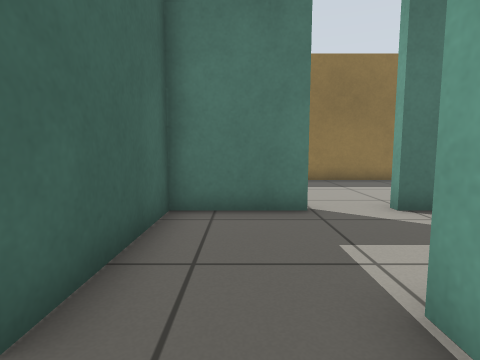
View 1 (above)

12 first-person views from a walk through a world built for the Gazebo simulator. The camera is 0.62 m above the floor, tilts 6° down and sees 80° across. The floor is counted in squares, 0.5 m on a side. Each view is taken from the middle of a square. On the plan, view 1 faces up. The plan holds only what a view shows up to about 13 squares ahead; the rest is blank.

View 2
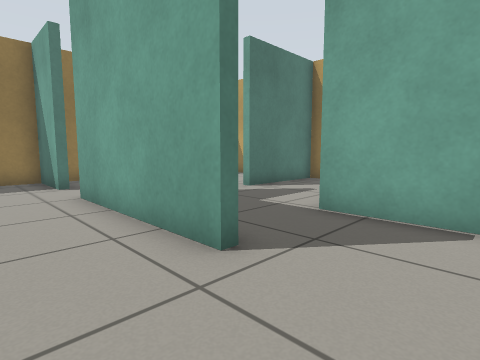

View 3
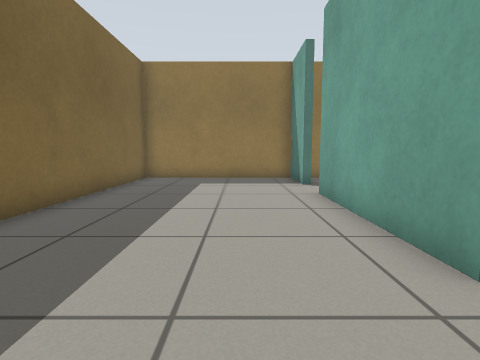

View 4
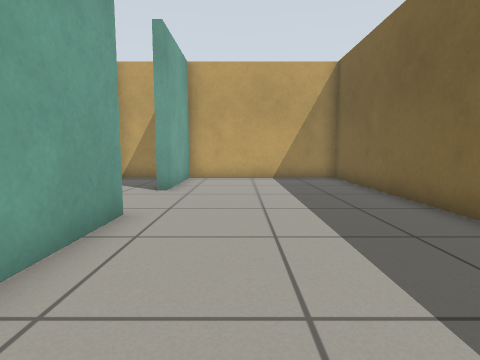

View 5
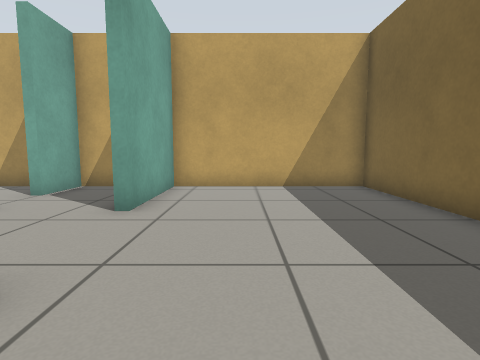

View 6
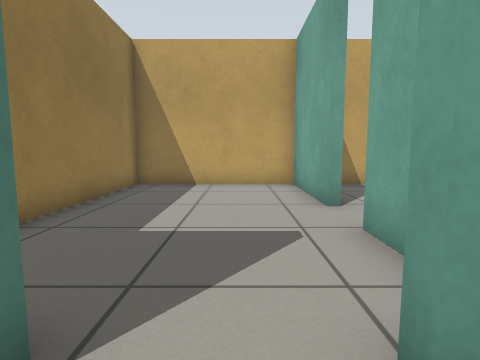

View 7
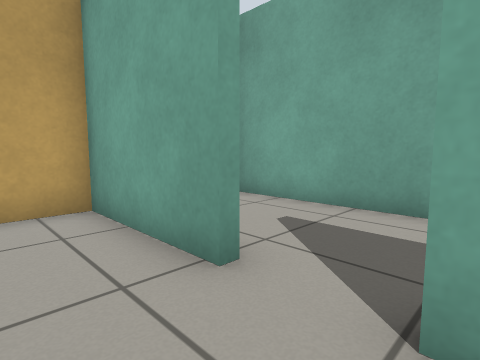

View 8
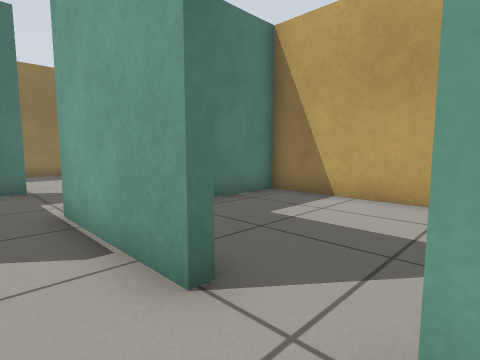

View 9
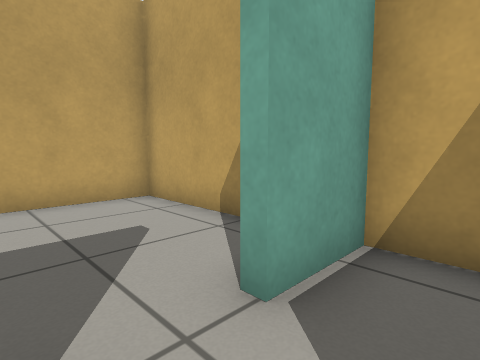

View 10
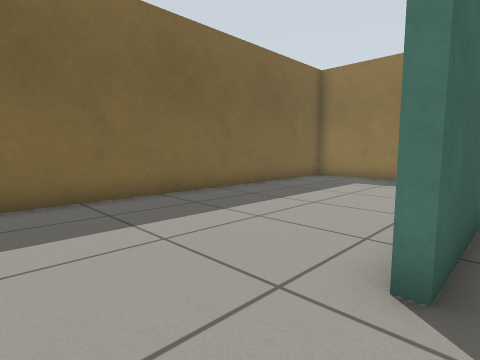

View 11
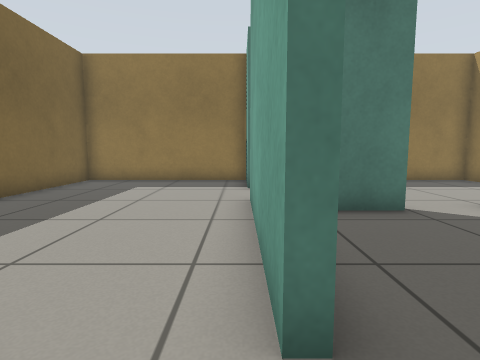

View 12
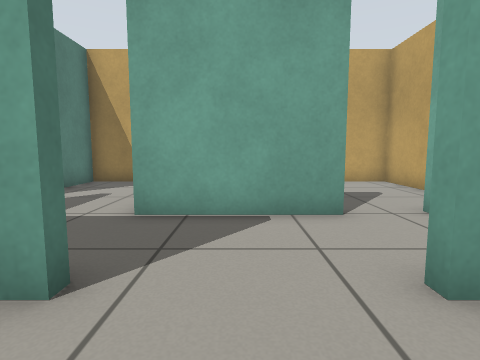

### Floor plan
Ten units are one square. View 1 is at (0, 0); x grows to the right and y downward. Boxes are objects, and circles mark ways between rooms. Rooms are numbered by the first view taken in them; rooms with no view inside come last. Other rooms are left out.
<svg viewBox="-87 -122 164 184">
<path fill="none" stroke="#000" d="M14 20 14 -21M-17 17 -14 17M-14 -25 -14 -15M-4 57 14 57 14 36M-17 -15 -17 -71M-17 -91 -17 -117 -82 -117 -82 57 -17 57 -17 17M31 -61 72 -61 72 -117 16 -117M2 -61 15 -61M31 57 72 57 72 -16 48 -16M21 -20 70 -20M15 -58 -14 -58 -14 -25M72 -35 72 -58 31 -58"/>
<circle cx="-10" cy="0" r="3" fill="#2a7"/>
<circle cx="20" cy="25" r="3" fill="#2a7"/>
<circle cx="5" cy="-20" r="3" fill="#2a7"/>
<circle cx="-10" cy="-80" r="3" fill="#2a7"/>
<circle cx="25" cy="-60" r="3" fill="#2a7"/>
<text x="0" y="10">1</text>
<text x="-40" y="-30">2</text>
<text x="30" y="-90">3</text>
<text x="40" y="20">4</text>
<text x="30" y="-40">5</text>
</svg>
Room 1 opens to room 2. Room 1 opens to room 4. Room 1 opens to room 5. Room 2 opens to room 3. Room 3 opens to room 5.

Where each view was taken, in squares from view 1:
view 1: 0 up, 0 right, facing up
view 2: 1 down, 4 left, facing up-right
view 3: 1 down, 4 left, facing up
view 4: 7 up, 4 left, facing down
view 5: 4 up, 4 left, facing down
view 6: 8 up, 3 left, facing right
view 7: 8 up, 1 right, facing down-right
view 8: 4 down, 0 right, facing up-right
view 9: 2 down, 0 right, facing down-right
view 10: 1 down, 1 left, facing up-left
view 11: 0 up, 2 left, facing up
view 12: 0 up, 4 left, facing right
